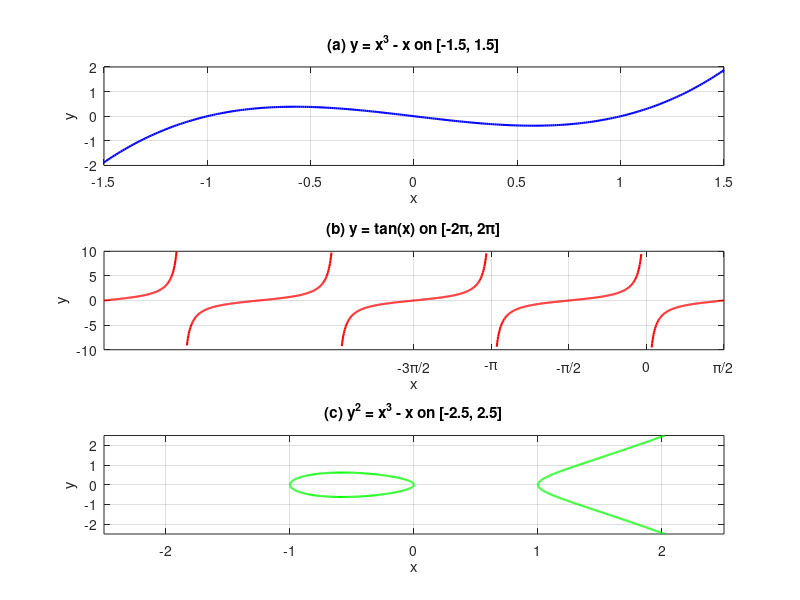

The MATLAB source for this figure:
figure;

subplot(3, 1, 1);
x1 = -1.5 : 0.01 : 1.5;
y1 = x1.^ 3 - x1;
plot(x1, y1, 'b', 'LineWidth', 1.5);
title('(a) y = x^3 - x on [-1.5, 1.5]');
xlabel('x');
ylabel('y');
xlim([-1.5 1.5]);
grid on;

subplot(3, 1, 2);
x2 = -2 * pi : 0.01 : 2 * pi;
y2 = tan(x2);
y2(abs(y2) > 10) = NaN;
plot(x2, y2, 'r', 'LineWidth', 1.5);
title('(b) y = tan(x) on [-2\pi, 2\pi]');
xlabel('x');
ylabel('y');
xlim([-2 * pi 2 * pi]);
ylim([-10 10]);
xticks([-2 * pi - 3 * pi / 2 - pi - pi / 2 0 pi / 2 pi 3 * pi / 2 2 * pi]);
xticklabels(
    {'-2\pi' '-3\pi/2' '-\pi' '-\pi/2' '0' '\pi/2' '\pi' '3\pi/2' '2\pi'});
grid on;

subplot(3, 1, 3);
xg = linspace(-2.5, 2.5, 600);
yg = linspace(-2.5, 2.5, 600);
[ Xg, Yg ] = meshgrid(xg, yg);
Zg = Yg.^ 2 - Xg.^ 3 + Xg;
contour(Xg, Yg, Zg, [0 0], 'g', 'LineWidth', 1.5);
title('(c) y^2 = x^3 - x on [-2.5, 2.5]');
xlabel('x');
ylabel('y');
xlim([-2.5 2.5]);
ylim([-2.5 2.5]);
grid on;
